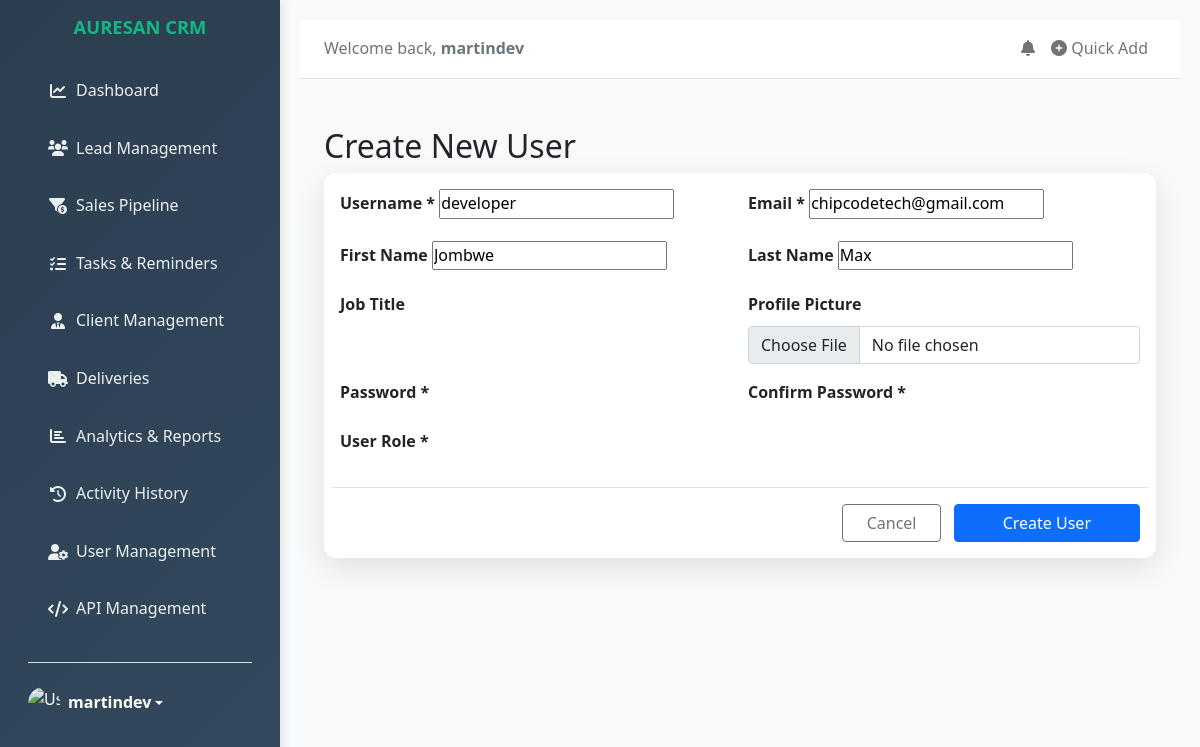
Screenshot of /users/4/update/ (signed in) with the database file from the repository.
### customerleads/models.py (models this page shows, shortened)
class CustomUser(AbstractUser):
    avatar = models.ImageField(
        upload_to='avatars/%Y/%m/%d/',
        null=True,
        blank=True,
        verbose_name='profile picture',
        help_text='Upload a profile picture (recommended size: 200x200)'
    )
    job_title = models.CharField(
        max_length=100,
        blank=True,
        verbose_name='job title',
        help_text='e.g. Software Engineer, Project Manager'
    )
    class Meta:
        verbose_name = 'user'
        verbose_name_plural = 'users'
        ordering = ['-date_joined']
    def get_full_name(self):
        full_name = f"{self.first_name} {self.last_name}".strip()
        return full_name if full_name else self.username

### customerleads/views.py (the view)
# urls.py: path('users/<int:pk>/update/', views.UserUpdateView.as_view(), name='user_update'),
class UserUpdateView(LoginRequiredMixin, SuccessMessageMixin, UpdateView):
    model = User
    form_class = UserChangeForm  # or create a custom form without password field
    template_name = 'users/user_form.html'
    success_url = reverse_lazy('user_management')
    success_message = "User '%(username)s' was successfully updated."
    def get_form(self, form_class=None):
        form = super().get_form(form_class)
        form.fields.pop('password', None)
        return form

### customerleads/context_processors.py (called while the page is built)
def login_form_processor(request):
    if not request.user.is_authenticated:
        return {'login_form': AuthenticationForm()}
    return {}

### customerleads/templates/users/user_form.html (shortened to what this page needs)
{% extends "base.html" %}
{% block content %}
<div class="container-fluid py-4">
    <h2>Create New User</h2>
    <div class="card dashboard-card shadow-custom">
        <div class="card-body">
            <form method="post" enctype="multipart/form-data">
                <div class="row g-3">
                    <div class="col-md-6">
                        <label for="{{ form.username.id_for_label }}" class="form-label fw-bold">
                            Username *
                        </label>
                        {{ form.username }}
                    </div>
                    <div class="col-md-6">
                        <label for="{{ form.email.id_for_label }}" class="form-label fw-bold">
                            Email *
                        </label>
                        {{ form.email }}
                    </div>
                    <div class="col-md-6">
                        <label for="{{ form.first_name.id_for_label }}" class="form-label fw-bold">
                            First Name
                        </label>
                        {{ form.first_name }}
                    </div>
                    <div class="col-md-6">
                        <label for="{{ form.last_name.id_for_label }}" class="form-label fw-bold">
                            Last Name
                        </label>
                        {{ form.last_name }}
                    </div>
                    <div class="col-md-6">
                        <label for="{{ form.job_title.id_for_label }}" class="form-label fw-bold">
                            Job Title
                        </label>
                    </div>
                    <div class="col-md-6">
                        <label for="{{ form.avatar.id_for_label }}" class="form-label fw-bold">
                            Profile Picture
                        </label>
                        <input type="file" name="avatar" class="form-control" id="{{ form.avatar.id_for_label }}">
                    </div>
                    <div class="col-md-6">
                        <label for="{{ form.password1.id_for_label }}" class="form-label fw-bold">
                            Password *
                        </label>
                    </div>
                    <div class="col-md-6">
                        <label for="{{ form.password2.id_for_label }}" class="form-label fw-bold">
                            Confirm Password *
                        </label>
                    </div>
                    <div class="col-12">
                        <label class="form-label fw-bold">User Role *</label>
                    </div>
                    <div class="col-12 mt-4 border-top pt-3 text-end">
                        <a href="{% url 'user_management' %}" class="btn btn-outline-secondary px-4 me-2">
                            Cancel
                        </a>
                        <button type="submit" class="btn btn-primary px-5">
                            Create User
                        </button>
                    </div>
                </div>
            </form>
        </div>
    </div>
</div>
{% endblock %}

### customerleads/templates/base.html (shortened to what this page needs)
<!DOCTYPE html>
<html lang="en">
<head>
    <link href="https://cdn.jsdelivr.net/npm/bootstrap@5.1.3/dist/css/bootstrap.min.css" rel="stylesheet">
    <link rel="stylesheet" href="https://cdnjs.cloudflare.com/ajax/libs/font-awesome/6.0.0/css/all.min.css">
    {% load static %}
    <link rel="stylesheet" href="{% static 'css/base.css' %}">
</head>
<body>
    <div class="container-fluid">
        <div class="row">
            <div class="col-md-3 col-lg-2 sidebar">
                <div class="d-flex flex-column flex-shrink-0 p-3">
                    <h4 class="text-center mb-4 text-emerald fw-bold" style="color: #10b981; font-size: 1.15rem;">AURESAN CRM</h4>
                    <ul class="nav nav-pills flex-column mb-auto">
                        <li class="nav-item">
                            <a href="{% url 'dashboard' %}" class="nav-link active">
                                <i class="fas fa-chart-line me-2"></i>
                                Dashboard
                            </a>
                        </li>
                        <li class="nav-item">
                            <a href="{% url 'leads' %}" class="nav-link">
                                <i class="fas fa-users me-2"></i>
                                Lead Management
                            </a>
                        </li>
                        <li class="nav-item">
                            <a href="{% url 'sales_pipeline' %}" class="nav-link">
                                <i class="fas fa-funnel-dollar me-2"></i>
                                Sales Pipeline
                            </a>
                        </li>
                        <li class="nav-item">
                            <a href="{% url 'tasks' %}" class="nav-link">
                                <i class="fas fa-tasks me-2"></i>
                                Tasks & Reminders
                            </a>
                        </li>
                        <li class="nav-item">
                            <a href="{% url 'clients' %}" class="nav-link">
                                <i class="fas fa-user-tie me-2"></i>
                                Client Management
                            </a>
                        </li>
                        <li class="nav-item">
                            <a href="{% url 'deliveries' %}" class="nav-link">
                                <i class="fas fa-truck me-2"></i>
                                Deliveries
                            </a>
                        </li>
                        <li class="nav-item">
                            <a href="{% url 'analytics' %}" class="nav-link">
                                <i class="fas fa-chart-bar me-2"></i>
                                Analytics & Reports
                            </a>
                        </li>
                        <li class="nav-item">
                            <a href="{% url 'activity_logs' %}" class="nav-link">
                                <i class="fas fa-history me-2"></i>
                                Activity History
                            </a>
                        </li>
                        <li class="nav-item">
                            <a href="{% url 'user_management' %}" class="nav-link">
                                <i class="fas fa-user-cog me-2"></i>
                                User Management
                            </a>
                        </li>
                        <li class="nav-item">
                            <a href="{% url 'api_management' %}" class="nav-link">
                                <i class="fas fa-code me-2"></i>
                                API Management
                            </a>
                        </li>
                    </ul>
                    <div class="dropdown mt-4 pt-4 border-top">
                        <a href="#" class="d-flex align-items-center text-white text-decoration-none dropdown-toggle" data-bs-toggle="dropdown">
                            <img src="{% static 'images/user-avatar.png' %}" alt="User" width="32" height="32" class="rounded-circle me-2">
                            <strong>{{ user.get_full_name|default:user.username }}</strong>
                        </a>
                    </div>
                </div>
            </div>
            <div class="col-md-9 col-lg-10 main-content">
                <nav class="navbar navbar-expand-lg navbar-light bg-white border-bottom mb-4">
                    <div class="container-fluid">
                        <div class="navbar-nav me-auto">
                            <span class="navbar-text text-muted">
                                Welcome back, <strong>{{ user.get_full_name|default:user.username }}</strong>
                            </span>
                        </div>
                        <div class="navbar-nav">
                            <a href="{% url 'notifications' %}" class="nav-link position-relative">
                                <i class="fas fa-bell"></i>
                            </a>
                            <a href="{% url 'quick_add' %}" class="nav-link">
                                <i class="fas fa-plus-circle"></i> Quick Add
                            </a>
                        </div>
                    </div>
                </nav>
                {% block content %}{% endblock %}
            </div>
        </div>
    </div>
</body>
</html>

### customerleads/static/css/base.css (style rules this page uses)
:root { --primary-color: #2c3e50; --secondary-color: #34495e; --accent-color: #3498db; --success-color: #27ae60; --warning-color: #f39c12; --danger-color: #e74c3c; --sidebar-width: 280px; --transition-speed: 0.3s; }
* { margin: 0; padding: 0; box-sizing: border-box; }
body { background-color: #f8f9fa; font-family: 'Segoe UI', Tahoma, Geneva, Verdana, sans-serif; line-height: 1.6; overflow-x: hidden; }
.sidebar { background: linear-gradient(135deg, var(--primary-color), var(--secondary-color)); color: white; min-height: 100vh; box-shadow: 2px 0 10px rgba(0,0,0,0.1); position: fixed; width: var(--sidebar-width); z-index: 1000; }
.sidebar .nav-link { color: #ecf0f1; padding: 12px 20px; margin: 4px 0; border-radius: 8px; transition: all var(--transition-speed) ease; text-decoration: none; display: flex; align-items: center; }
.sidebar .nav-link i { width: 20px; text-align: center; }
.main-content { padding: 20px; margin-left: var(--sidebar-width); width: calc(100% - var(--sidebar-width)); min-height: 100vh; }
.dashboard-card { background: white; border-radius: 12px; box-shadow: 0 4px 6px rgba(0,0,0,0.1); border: none; transition: all var(--transition-speed) ease; overflow: hidden; }
.shadow-custom { box-shadow: 0 10px 30px rgba(0,0,0,0.1); }

### rows the page displays
CustomUser: get_full_name "martindev"
CustomUser: username "developer", email "chipcodetech@gmail.com", first_name "Jombwe", last_name "Max"
